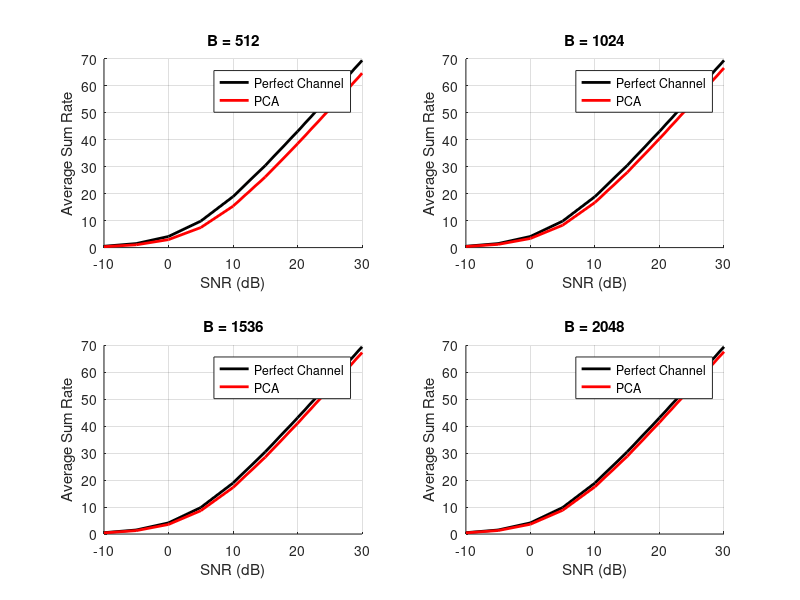

Recreate this plot in MATLAB.
clc; clear;

% Define B values
B_values = [512, 1024, 1536, 2048];

% Load avg_sum_rates.mat (5x9) (row 5 is perfect channel)
load('avg_sum_rates.mat'); % Đảm bảo rằng tệp avg_sum_rates.mat ở cùng thư mục với mã này

% Tạo các giá trị SNR
SNR_values = -10:5:30; % Các giá trị SNR từ -10 đến 30 dB

% Tạo hình vẽ 2x2 subplot
figure;
for i = 1:4
    subplot(2, 2, i);
    hold on;
    plot(SNR_values, avg_sum_rates(5, :), 'k-', 'LineWidth', 2); % Perfect Channel
    plot(SNR_values, avg_sum_rates(i, :), 'r', 'LineWidth', 2); % B value
    title(['B = ', num2str(B_values(i))]);
    xlabel('SNR (dB)');
    ylabel('Average Sum Rate');
    legend('Perfect Channel', ['PCA'], 'Location', 'Best');
    grid on;
    hold off;
end
